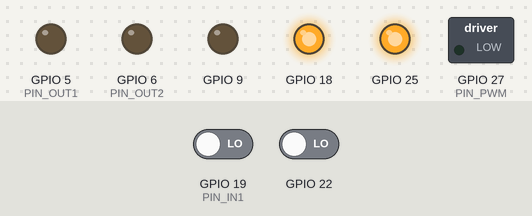
Recording of a program running on a simulated Raspberry Pi (BCM pin numbers). Parts: switched loads named in the program (green lamp = pin HIGH), output pins drawn as LEDs (lit = HIGH). The test bench sets the inputs (shaded band); at power-on: GPIO 19 (PIN_IN1) LOW, GPIO 22 LOW. What the program prints to the terminal is not drawn.

Above: at 0.1 s.
Timing chart, 0 to 1.6 s (numbered marks = the images above):
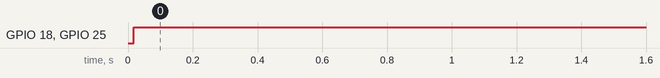

The program:

main.py
```python
from motor_module.motorclass import MotorInstance
from time import sleep

M1 = MotorInstance() #instanciate motor 1
print(M1)

M2 = MotorInstance(PIN_PWM = 27,PIN_OUT1 = 5,PIN_OUT2 = 6,PIN_IN1 = 19,PIN_IN2 = 16) #instanciate motor 2
print(M2)

M1.move(720)
sleep(3)
M1.move(720)

sleep(3)

M2.move(720)
sleep(3)
M2.move(720)
```

motorclass.py
```python
import RPi.GPIO as gpio
import time as t

class MotorInstance:

    def __init__(self,PIN_PWM = 18,PIN_OUT1 = 25,PIN_OUT2 = 9,PIN_IN1 = 22,PIN_IN2 = 23,
                  freq = 50, kp = 2.1, kd = 0.05, ki = 0, Ts = 0.01, n=100, margin = 10):

        # Validate n parameter
        if abs(n) > 100:
            raise ValueError(f"Parameter 'n' must be between 0 and 100, got {n}")

        gpio.setmode(gpio.BCM)
        self.PIN_PWM = PIN_PWM
        self.PIN_OUT1 = PIN_OUT1
        self.PIN_OUT2 = PIN_OUT2
        self.PIN_IN1 = PIN_IN1
        self.PIN_IN2 = PIN_IN2
        self.freq = freq
        self.kp = kp
        self.kd = kd
        self.ki = ki
        self.Ts = Ts
        self.revs = 492 #amount of ticks per cycle for the specific motor used.
        self.n = n #PWM limit. maximum is 100%
        self.count = 0
        self.margin = margin

        gpio.setup(self.PIN_OUT1,gpio.OUT)
        gpio.setup(self.PIN_OUT2,gpio.OUT)
        gpio.setup(self.PIN_PWM,gpio.OUT)
        self.pwm_in = gpio.PWM(PIN_PWM,freq)
        gpio.setup(self.PIN_IN1,gpio.IN)
        gpio.setup(self.PIN_IN2,gpio.IN)
        gpio.add_event_detect(self.PIN_IN1, gpio.RISING, callback=self.cb)

    def forward(self):
        gpio.output(self.PIN_OUT1,True)
        gpio.output(self.PIN_OUT2,False)

    def backward(self):
        gpio.output(self.PIN_OUT1,False)
        gpio.output(self.PIN_OUT2,True)

    def stop_motor(self):
        gpio.output(self.PIN_OUT1,False)
        gpio.output(self.PIN_OUT2,False)

    def cb(self,channel):
        # global cnt
        if gpio.event_detected(channel):
            if gpio.input(self.PIN_IN2):
                #print('cw')
                self.count += 1
                #print(cnt)
            else:
                #print('ccw')
                self.count -= 1
                #print(cnt)
        return self.count

    def move(self, deg):

        Eacum = 0
        x = deg * self.revs / 360
        E = [x]
        self.pwm_in.start(0)
        stopper = False

        while not stopper:
            t.sleep(self.Ts)
            pos = self.cb(self.PIN_IN1)  # Read the position
            e = x - pos  # Calculate error
            e = round(e, 1)

            # Integral part
            Eacum += e

            # Derivative part
            E.append(e)
            d_e = (E[-1] - E[-2]) / self.Ts  # Calculate derivative

            # PID Control Law
            P = self.kp * e
            D = self.kd * d_e
            I = self.ki * Eacum
            u = P + I + D  # Control signal
            u = round(u, 2)

            # Apply control law
            duty_cycle = min(abs(u), self.n)
            self.pwm_in.ChangeDutyCycle(duty_cycle)

            if u >= 0:
                self.forward()
            else:
                self.backward()

            # Remove oldest error if array is too large
            if len(E) >= 50:
                E.pop(0)

            # Stop if error is consistently small
            if abs(e) <= self.margin and len(set(E[-15:])) == 1:
                stopper = True

        self.count = 0 #reset count
        self.stop_motor()  # Stop motor once in desired position
        self.pwm_in.stop() # stop pwm signal

    def __repr__(self):
        return (f"MotorInstance(\n"
                f"  PWM Pin: {self.PIN_PWM} (Output signal to motor controller),\n"
                f"  Output Pin 1: {self.PIN_OUT1} (Output signal to motor controller),\n"
                f"  Output Pin 2: {self.PIN_OUT2} (Output signal to motor controller),\n"
                f"  Encoder Input Pin 1: {self.PIN_IN1} (Motor encoder input pin),\n"
                f"  Encoder Input Pin 2: {self.PIN_IN2} (Motor encoder input pin)\n"
                f")")

if __name__ == "__main__":
    myinstance = MotorInstance()
    print(myinstance)
    myinstance.move(30)
    myinstance.move(30)
    myinstance.move(30)
    myinstance.move(30)
    myinstance.move(30)
    myinstance.move(30)
```

Measured:
- by itself, GPIO 18, GPIO 25: LOW → HIGH at 0.02 s
